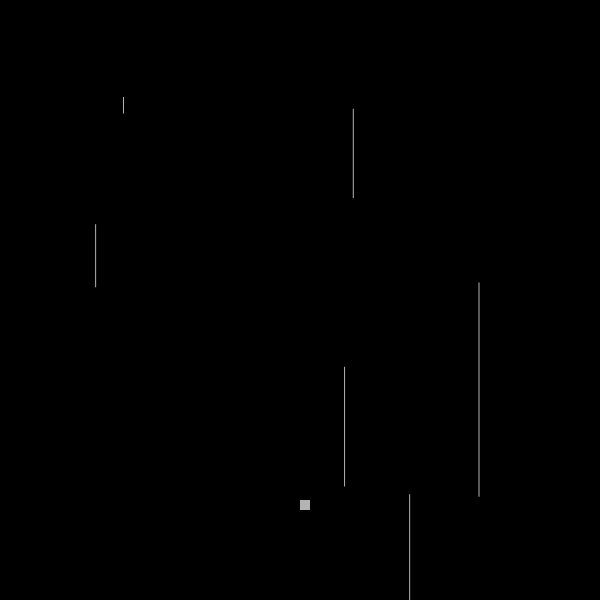
Frame 1 (no input)
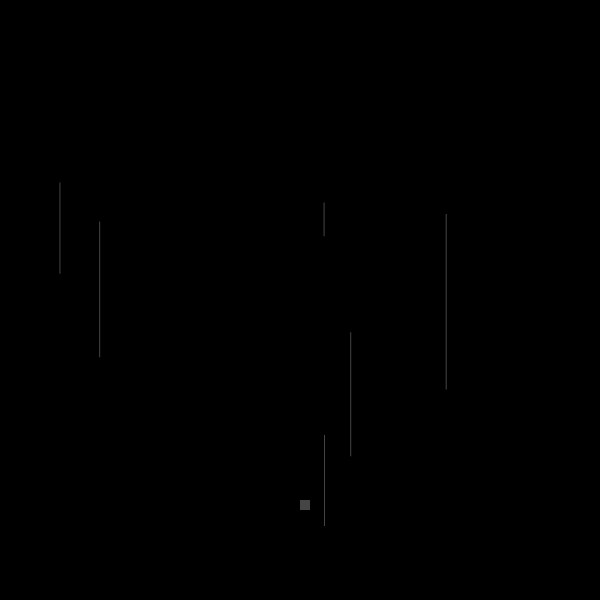
Frame 60 (no input)
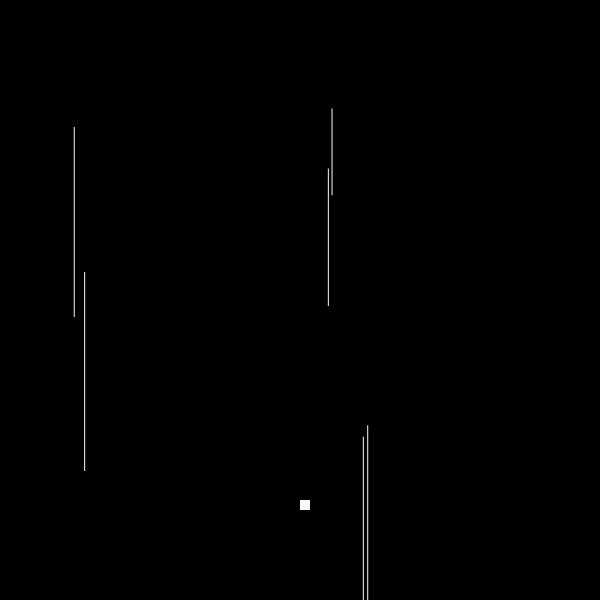
Frame 120 (the mouse pressed at the canvas centre since frame 60)

The p5.js sketch that drew these frames (run headless with seeded random() and noise() and a simulated clock; from frame 60 on, the mouse is pressed at the canvas centre):

// p5.js sketch
// ── sketch.js
/*
Created by PD
Modified by Luis and Hernan

Driver Luis Medina
Typer Herna Murcia

Partner with one person. Select a role of typer or driver. In 30 minutes create a code project that incorporates all of the concepts and elements learned to date.Use comments to describe the process and credit the creators/roles.rainch roles. Create a new project and repeat the process.Prepare a presentation that teaches the class a particular concept learned using your pair project to demonstrate programming principles. Code must be unique and mostly original. Use supporting resources including Wordpress or Canva to create a compelling presentation.Each team member must lead the talk for the project where they served as driver. 
*/

function setup() { //funtion setup
  createCanvas(600, 600); //create canvas at 600 by 600px
}

rain={
    x:300,
    y:300,
    diam:1,
  }
  
on={
    x:300,
    y:500,
    diam:10,
  }
  
moon={
    x:300,
    y:100,
    diam:120,
  }
  

function draw() { //function draw
  background(0); //background color
  stroke(255); //stroke color
  strokeWeight(3), // stroke weight
    noFill(); // no fill color

  var value = 0; // var value


  if (mouseX > 290 && mouseX < 310 && mouseY > 490 && mouseY < 510) { //if statement coordinates between 290-310 horizontally and 320-330 vertically
    if (mouseIsPressed) { //mouse is pressed do this
      background(204, 255, 255); //background color
      fill(random(255), random(255), random(255)); // fill color random

    }

  }
  noStroke(); //nostroke 
  ellipse(moon.x, moon.y, moon.diam); //ellipse coordinates and size

  fill(random(250))
  rect(on.x, on.y, on.diam, on.diam);
  rect(rain.x + random(255), rain.y - random(255), rain.diam, rain.diam + random(255));
  rect(rain.x - random(255), rain.y - random(255), rain.diam, rain.diam + random(255));
  rect(rain.x + random(255), rain.y + random(255), rain.diam, rain.diam - random(255));
  rect(rain.x - random(255), rain.y - random(255), rain.diam, rain.diam + random(255));
  rect(rain.x + random(255), rain.y + random(255), rain.diam, rain.diam - random(255));
  rect(rain.x + random(255), rain.y - random(255), rain.diam, rain.diam + random(255));
}
